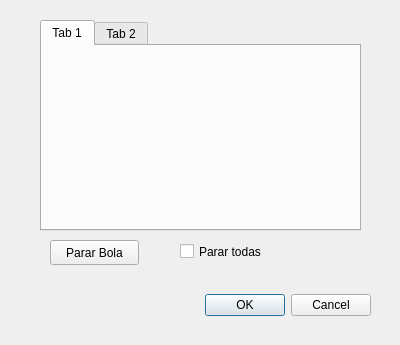
<?xml version="1.0" encoding="UTF-8"?>
<ui version="4.0">
 <class>DControlBolas</class>
 <widget class="QDialog" name="DControlBolas">
  <property name="geometry">
   <rect>
    <x>0</x>
    <y>0</y>
    <width>400</width>
    <height>345</height>
   </rect>
  </property>
  <property name="windowTitle">
   <string>Dialog</string>
  </property>
  <widget class="QDialogButtonBox" name="buttonBox">
   <property name="geometry">
    <rect>
     <x>190</x>
     <y>290</y>
     <width>181</width>
     <height>31</height>
    </rect>
   </property>
   <property name="orientation">
    <enum>Qt::Horizontal</enum>
   </property>
   <property name="standardButtons">
    <set>QDialogButtonBox::Cancel|QDialogButtonBox::Ok</set>
   </property>
  </widget>
  <widget class="QTabWidget" name="tabBolas">
   <property name="geometry">
    <rect>
     <x>40</x>
     <y>20</y>
     <width>321</width>
     <height>211</height>
    </rect>
   </property>
   <property name="currentIndex">
    <number>0</number>
   </property>
   <widget class="QWidget" name="tab">
    <attribute name="title">
     <string>Tab 1</string>
    </attribute>
   </widget>
   <widget class="QWidget" name="tab_2">
    <attribute name="title">
     <string>Tab 2</string>
    </attribute>
   </widget>
  </widget>
  <widget class="QPushButton" name="pushButtonPararBola">
   <property name="geometry">
    <rect>
     <x>50</x>
     <y>240</y>
     <width>89</width>
     <height>25</height>
    </rect>
   </property>
   <property name="text">
    <string>Parar Bola</string>
   </property>
  </widget>
  <widget class="QCheckBox" name="checkBoxPararTodas">
   <property name="geometry">
    <rect>
     <x>180</x>
     <y>240</y>
     <width>92</width>
     <height>23</height>
    </rect>
   </property>
   <property name="text">
    <string>Parar todas</string>
   </property>
  </widget>
 </widget>
 <resources/>
 <connections>
  <connection>
   <sender>buttonBox</sender>
   <signal>accepted()</signal>
   <receiver>DControlBolas</receiver>
   <slot>accept()</slot>
   <hints>
    <hint type="sourcelabel">
     <x>248</x>
     <y>254</y>
    </hint>
    <hint type="destinationlabel">
     <x>157</x>
     <y>274</y>
    </hint>
   </hints>
  </connection>
  <connection>
   <sender>buttonBox</sender>
   <signal>rejected()</signal>
   <receiver>DControlBolas</receiver>
   <slot>reject()</slot>
   <hints>
    <hint type="sourcelabel">
     <x>316</x>
     <y>260</y>
    </hint>
    <hint type="destinationlabel">
     <x>286</x>
     <y>274</y>
    </hint>
   </hints>
  </connection>
 </connections>
</ui>
